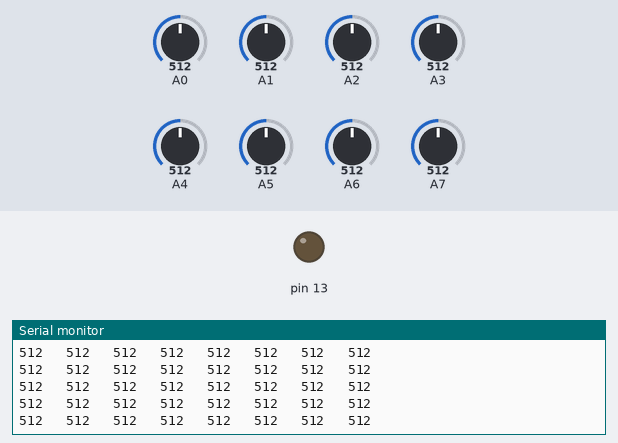
Recording of a program running on a simulated Arduino Nano, built with avr-gcc and run on an emulated ATmega328P. Shown: output pins drawn as LEDs (lit = HIGH), the last lines printed to the serial monitor. The inputs (shaded band) are chosen by the test bench; at power-on: A0 = 512, A1 = 512, A2 = 512, A3 = 512, A4 = 512, A5 = 512, A6 = 512, A7 = 512.

Above: at 1.2 s.
1.3 s: A0 set to 106
At 1.39 s:
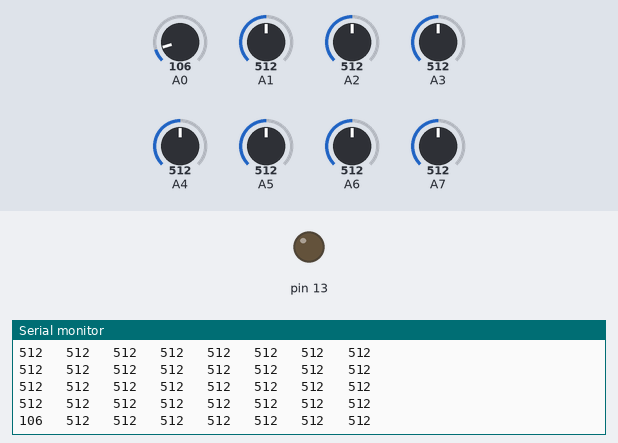
2.8 s: A0 set to 92
At 2.8 s:
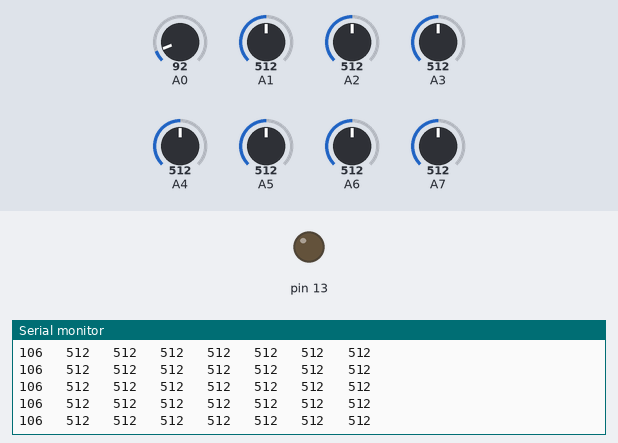
4.3 s: A1 set to 110
At 4.34 s:
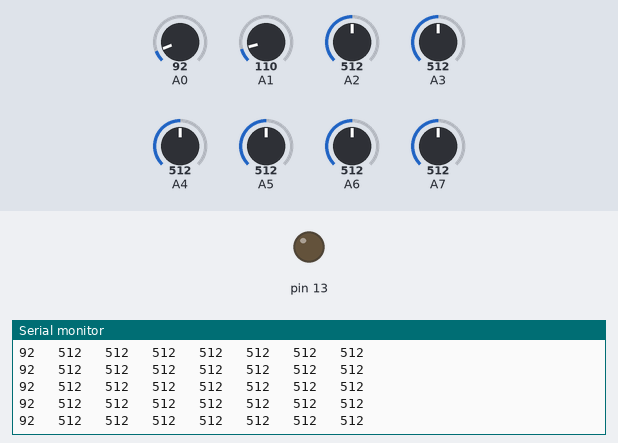
7.3 s: A1 set to 89
At 7.3 s:
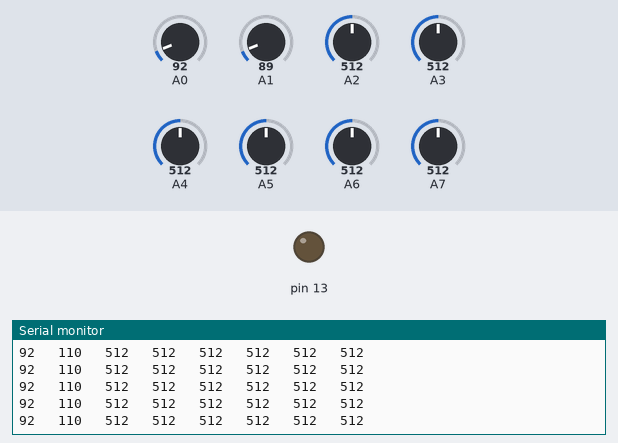
Timing chart, 0 to 10.3 s (numbered marks = the images above; inputs shaded):
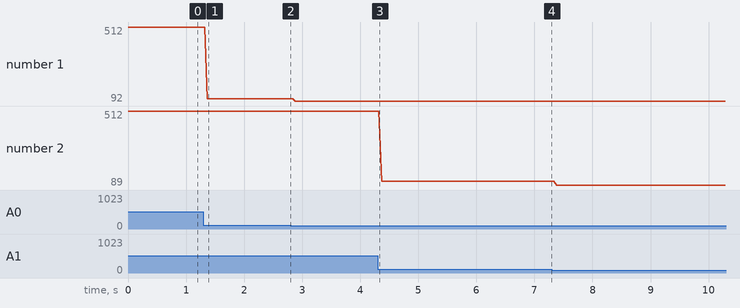

Measured:
- after the input at 1.3 s, the serial monitor: prints a new line after 0.07 s (image 1)
- plotted number 1: 512 → 106 after the input at 1.3 s, 106 → 92 after the input at 2.8 s
- plotted number 2: 512 → 110 after the input at 4.3 s, 110 → 89 after the input at 7.3 s

The program:

main.cpp
```cpp
#include <Arduino.h>


//--------------//
int candle = 300;
//--------------//

void display()
{
  Serial.print(analogRead(A0));
  Serial.print("   ");
  Serial.print(analogRead(A1));
  Serial.print("   ");
  Serial.print(analogRead(A2));
  Serial.print("   ");
  Serial.print(analogRead(A3));
  Serial.print("   ");
  Serial.print(analogRead(A4));
  Serial.print("   ");
  Serial.print(analogRead(A5));
  Serial.print("   ");
  Serial.print(analogRead(A6));
  Serial.print("   ");
  Serial.print(analogRead(A7));
  Serial.println();
}

void setup()
{
  pinMode(A0, INPUT);
  pinMode(A1, INPUT);
  pinMode(A2, INPUT);
  pinMode(A3, INPUT);
  pinMode(A4, INPUT);
  pinMode(A5, INPUT);
  pinMode(A6, INPUT);
  pinMode(A6, INPUT);

  pinMode(13, OUTPUT);

  Serial.begin(9600);
}

void loop()
{
  if ((analogRead(A0) > candle) or
      (analogRead(A1) > candle) or
      (analogRead(A2) > candle) or
      (analogRead(A3) > candle) or
      (analogRead(A4) > candle) or
      (analogRead(A5) > candle) or
      (analogRead(A6) > candle) or
      (analogRead(A7) > candle))
  {
    digitalWrite(13, LOW);
  }
  else
  {
    digitalWrite(13, HIGH);
  }
  display();
}
```
